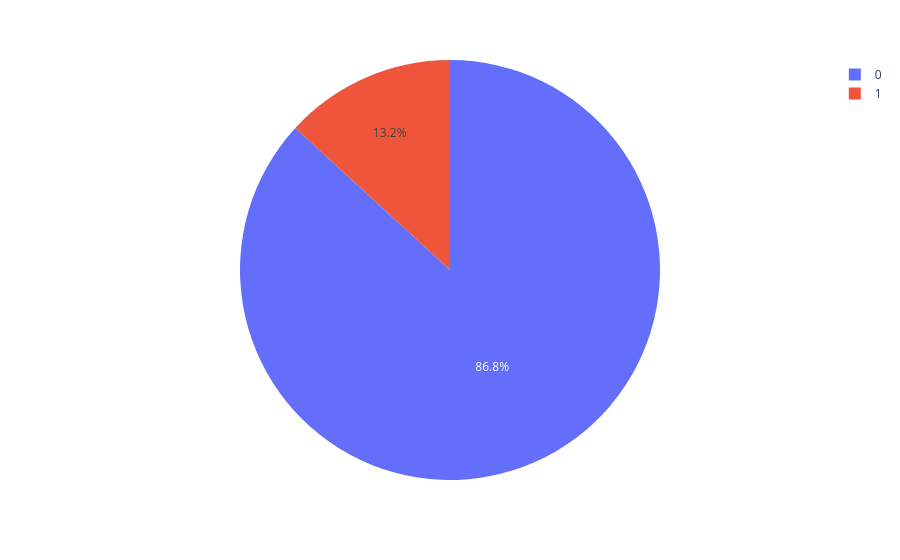

The notebook cell saved with this chart:
### Code cell
pie5 = data["Holiday"].value_counts()
holiday = pie5.index
orders5 = pie5.values

fig = px.pie(pie5, values = orders5, names=holiday)
fig.show()

### Figure 1 — Plotly figure (JSON) as saved in the notebook; plotly's stock layout.template omitted (floating-point values rounded to 4 significant figures)
{"data": [{"domain": {"x": [0, 1], "y": [0, 1]}, "hovertemplate": "Holiday=%{label}<br>value=%{value}<extra></extra>", "labels": [0, 1], "legendgroup": "", "name": "", "showlegend": true, "type": "pie", "values": [163520, 24820]}], "layout": {"legend": {"tracegroupgap": 0}, "margin": {"t": 60}}}
